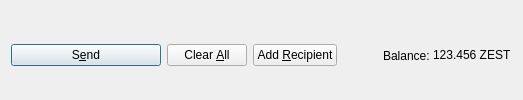
         <widget class="QFrame" name="frame_Send">
          <layout class="QHBoxLayout" name="horizontalLayout">
           <property name="bottomMargin">
            <number>0</number>
           </property>
           <item>
            <widget class="QPushButton" name="sendButton">
             <property name="minimumSize">
              <size>
               <width>150</width>
               <height>0</height>
              </size>
             </property>
             <property name="toolTip">
              <string>Confirm the send action</string>
             </property>
             <property name="text">
              <string>S&amp;end</string>
             </property>
             <property name="icon">
              <iconset resource="../zest.qrc">
               <normaloff>:/icons/send</normaloff>:/icons/send</iconset>
             </property>
             <property name="autoDefault">
              <bool>false</bool>
             </property>
             <property name="default">
              <bool>true</bool>
             </property>
            </widget>
           </item>
           <item>
            <widget class="QPushButton" name="clearButton">
             <property name="sizePolicy">
              <sizepolicy hsizetype="Minimum" vsizetype="Fixed">
               <horstretch>0</horstretch>
               <verstretch>0</verstretch>
              </sizepolicy>
             </property>
             <property name="toolTip">
              <string>Clear all fields of the form.</string>
             </property>
             <property name="text">
              <string>Clear &amp;All</string>
             </property>
             <property name="icon">
              <iconset resource="../zest.qrc">
               <normaloff>:/icons/remove</normaloff>:/icons/remove</iconset>
             </property>
             <property name="autoDefault">
              <bool>false</bool>
             </property>
            </widget>
           </item>
           <item>
            <widget class="QPushButton" name="addButton">
             <property name="toolTip">
              <string>Send to multiple recipients at once</string>
             </property>
             <property name="text">
              <string>Add &amp;Recipient</string>
             </property>
             <property name="icon">
              <iconset resource="../zest.qrc">
               <normaloff>:/icons/add</normaloff>:/icons/add</iconset>
             </property>
             <property name="autoDefault">
              <bool>false</bool>
             </property>
            </widget>
           </item>
           <item>
            <spacer name="horizontalSpacer">
             <property name="orientation">
              <enum>Qt::Horizontal</enum>
             </property>
             <property name="sizeHint" stdset="0">
              <size>
               <width>40</width>
               <height>20</height>
              </size>
             </property>
            </spacer>
           </item>
           <item>
            <layout class="QHBoxLayout" name="horizontalLayout_2">
             <property name="spacing">
              <number>3</number>
             </property>
             <item>
              <widget class="QLabel" name="label">
               <property name="text">
                <string>Balance:</string>
               </property>
              </widget>
             </item>
             <item>
              <widget class="QLabel" name="labelBalance">
               <property name="sizePolicy">
                <sizepolicy hsizetype="Preferred" vsizetype="Fixed">
                 <horstretch>0</horstretch>
                 <verstretch>0</verstretch>
                </sizepolicy>
               </property>
               <property name="cursor">
                <cursorShape>IBeamCursor</cursorShape>
               </property>
               <property name="text">
                <string notr="true">123.456 ZEST</string>
               </property>
               <property name="textInteractionFlags">
                <set>Qt::LinksAccessibleByMouse|Qt::TextSelectableByKeyboard|Qt::TextSelectableByMouse</set>
               </property>
              </widget>
             </item>
            </layout>
           </item>
          </layout>
         </widget>
